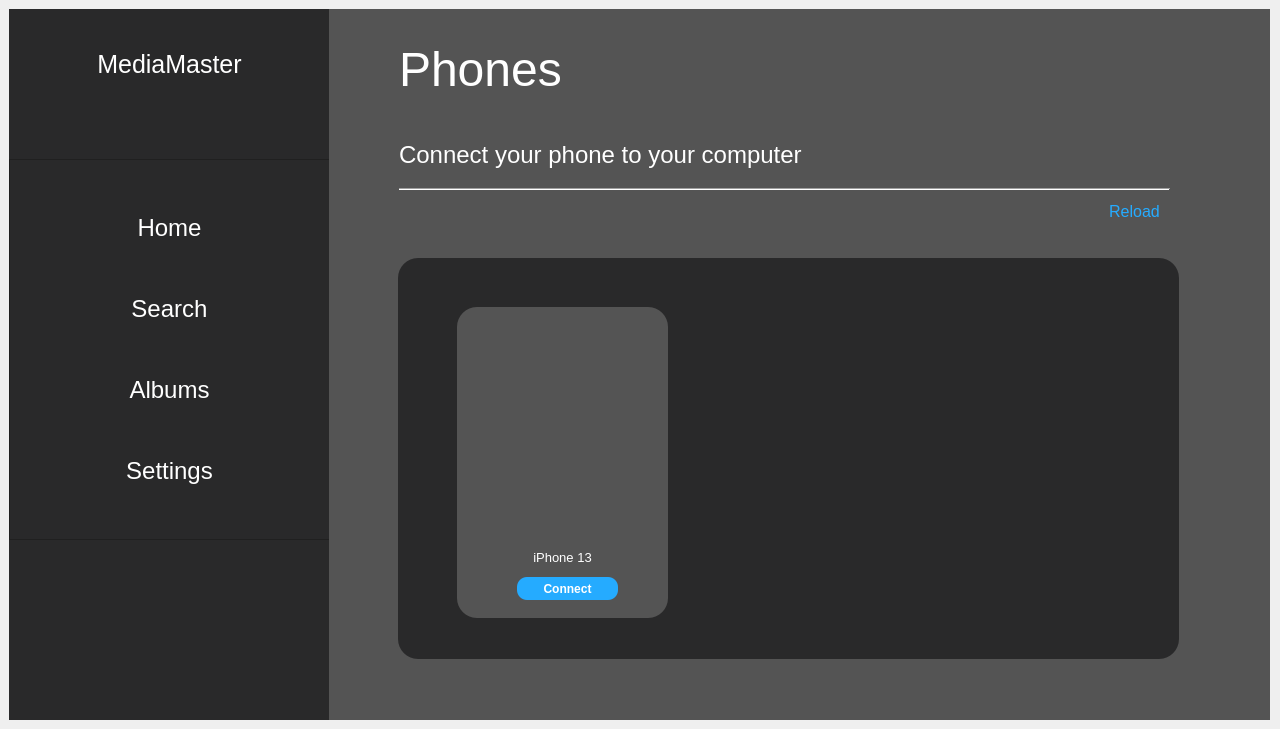
<?xml version="1.0" encoding="UTF-8"?>
<ui version="4.0">
 <class>MainWindow</class>
 <widget class="QMainWindow" name="MainWindow">
  <property name="geometry">
   <rect>
    <x>0</x>
    <y>0</y>
    <width>1280</width>
    <height>729</height>
   </rect>
  </property>
  <property name="font">
   <font>
    <family>Parchment</family>
   </font>
  </property>
  <property name="windowTitle">
   <string>MainWindow</string>
  </property>
  <property name="styleSheet">
   <string notr="true">#menu{
	background: #29292a;

}

#main{
	background: #545454;
}

#frame{
	background: #29292a;
}

#phone_container{
	background: #29292a;
	border-radius: 20px;
}

#home, #search, #albums, #settings{
	color: #fff;
	border-radius: 10px;
	height: 32px;
	font-size: 24px;
}

#name{
	font-size: 32px;
	text-align: center;
	color: #fff;
}

#label_1{
	font-size: 48px;
	color: #fff;
}

#label_2{
	font-size: 24px;
	color: #fff;
}

#reload{
	font-size: 16px;
	color: #25abff;
	background: #545454;
	border-radius: 10px;
}

#single_phone{
	background: #545454;
	border-radius: 20px;
}

#phone_label{
	color: #ffffff;
	font-size: 16px;
}

#connect{
	color: #ffffff;
	background: #25abff;
	border-radius: 10px;
}


#phone_icon{
	background: #545454;
	border-radius: 20px;
}</string>
  </property>
  <property name="iconSize">
   <size>
    <width>50</width>
    <height>50</height>
   </size>
  </property>
  <widget class="QWidget" name="centralwidget">
   <layout class="QHBoxLayout" name="horizontalLayout">
    <item>
     <widget class="QWidget" name="mainBody" native="true">
      <widget class="QWidget" name="menu" native="true">
       <property name="geometry">
        <rect>
         <x>-10</x>
         <y>-20</y>
         <width>331</width>
         <height>731</height>
        </rect>
       </property>
       <widget class="QFrame" name="frame">
        <property name="geometry">
         <rect>
          <x>10</x>
          <y>170</y>
          <width>321</width>
          <height>381</height>
         </rect>
        </property>
        <property name="font">
         <font>
          <stylestrategy>NoAntialias</stylestrategy>
         </font>
        </property>
        <property name="styleSheet">
         <string notr="true"/>
        </property>
        <property name="frameShape">
         <enum>QFrame::StyledPanel</enum>
        </property>
        <property name="frameShadow">
         <enum>QFrame::Raised</enum>
        </property>
        <layout class="QVBoxLayout" name="verticalLayout_3">
         <item>
          <widget class="QPushButton" name="home">
           <property name="palette">
            <palette>
             <active>
              <colorrole role="WindowText">
               <brush brushstyle="SolidPattern">
                <color alpha="255">
                 <red>255</red>
                 <green>255</green>
                 <blue>255</blue>
                </color>
               </brush>
              </colorrole>
              <colorrole role="Text">
               <brush brushstyle="SolidPattern">
                <color alpha="255">
                 <red>255</red>
                 <green>255</green>
                 <blue>255</blue>
                </color>
               </brush>
              </colorrole>
              <colorrole role="ButtonText">
               <brush brushstyle="SolidPattern">
                <color alpha="255">
                 <red>255</red>
                 <green>255</green>
                 <blue>255</blue>
                </color>
               </brush>
              </colorrole>
             </active>
             <inactive>
              <colorrole role="WindowText">
               <brush brushstyle="SolidPattern">
                <color alpha="255">
                 <red>255</red>
                 <green>255</green>
                 <blue>255</blue>
                </color>
               </brush>
              </colorrole>
              <colorrole role="Text">
               <brush brushstyle="SolidPattern">
                <color alpha="255">
                 <red>255</red>
                 <green>255</green>
                 <blue>255</blue>
                </color>
               </brush>
              </colorrole>
              <colorrole role="ButtonText">
               <brush brushstyle="SolidPattern">
                <color alpha="255">
                 <red>255</red>
                 <green>255</green>
                 <blue>255</blue>
                </color>
               </brush>
              </colorrole>
             </inactive>
             <disabled>
              <colorrole role="WindowText">
               <brush brushstyle="SolidPattern">
                <color alpha="255">
                 <red>255</red>
                 <green>255</green>
                 <blue>255</blue>
                </color>
               </brush>
              </colorrole>
              <colorrole role="Text">
               <brush brushstyle="SolidPattern">
                <color alpha="255">
                 <red>255</red>
                 <green>255</green>
                 <blue>255</blue>
                </color>
               </brush>
              </colorrole>
              <colorrole role="ButtonText">
               <brush brushstyle="SolidPattern">
                <color alpha="255">
                 <red>255</red>
                 <green>255</green>
                 <blue>255</blue>
                </color>
               </brush>
              </colorrole>
             </disabled>
            </palette>
           </property>
           <property name="text">
            <string>Home</string>
           </property>
           <property name="icon">
            <iconset resource="resources.qrc">
             <normaloff>:/icons/folder.svg</normaloff>:/icons/folder.svg</iconset>
           </property>
           <property name="iconSize">
            <size>
             <width>24</width>
             <height>24</height>
            </size>
           </property>
          </widget>
         </item>
         <item>
          <widget class="QPushButton" name="search">
           <property name="text">
            <string>Search</string>
           </property>
           <property name="icon">
            <iconset resource="resources.qrc">
             <normaloff>:/icons/search.svg</normaloff>:/icons/search.svg</iconset>
           </property>
           <property name="iconSize">
            <size>
             <width>24</width>
             <height>24</height>
            </size>
           </property>
          </widget>
         </item>
         <item>
          <widget class="QPushButton" name="albums">
           <property name="text">
            <string>Albums</string>
           </property>
           <property name="icon">
            <iconset resource="resources.qrc">
             <normaloff>:/icons/albums.svg</normaloff>:/icons/albums.svg</iconset>
           </property>
           <property name="iconSize">
            <size>
             <width>24</width>
             <height>24</height>
            </size>
           </property>
          </widget>
         </item>
         <item>
          <widget class="QPushButton" name="settings">
           <property name="text">
            <string>Settings</string>
           </property>
           <property name="icon">
            <iconset resource="resources.qrc">
             <normaloff>:/icons/settings.svg</normaloff>:/icons/settings.svg</iconset>
           </property>
           <property name="iconSize">
            <size>
             <width>24</width>
             <height>24</height>
            </size>
           </property>
          </widget>
         </item>
        </layout>
       </widget>
       <widget class="QLabel" name="name">
        <property name="geometry">
         <rect>
          <x>10</x>
          <y>50</y>
          <width>321</width>
          <height>51</height>
         </rect>
        </property>
        <property name="font">
         <font>
          <pointsize>-1</pointsize>
         </font>
        </property>
        <property name="text">
         <string>&lt;html&gt;&lt;head/&gt;&lt;body&gt;&lt;p align=&quot;center&quot;&gt;&lt;span style=&quot; font-size:19pt; font-family:'Montserrat&quot;&gt;MediaMaster&lt;/span&gt;&lt;/p&gt;&lt;/body&gt;&lt;/html&gt;</string>
        </property>
       </widget>
      </widget>
      <widget class="QWidget" name="main" native="true">
       <property name="geometry">
        <rect>
         <x>320</x>
         <y>0</y>
         <width>941</width>
         <height>721</height>
        </rect>
       </property>
       <widget class="QLabel" name="label_1">
        <property name="geometry">
         <rect>
          <x>70</x>
          <y>40</y>
          <width>161</width>
          <height>41</height>
         </rect>
        </property>
        <property name="text">
         <string>Phones</string>
        </property>
       </widget>
       <widget class="QLabel" name="label_2">
        <property name="geometry">
         <rect>
          <x>70</x>
          <y>130</y>
          <width>411</width>
          <height>31</height>
         </rect>
        </property>
        <property name="text">
         <string>Connect your phone to your computer</string>
        </property>
       </widget>
       <widget class="Line" name="line">
        <property name="geometry">
         <rect>
          <x>70</x>
          <y>170</y>
          <width>771</width>
          <height>20</height>
         </rect>
        </property>
        <property name="orientation">
         <enum>Qt::Horizontal</enum>
        </property>
       </widget>
       <widget class="QFrame" name="phone_container">
        <property name="geometry">
         <rect>
          <x>69</x>
          <y>249</y>
          <width>781</width>
          <height>401</height>
         </rect>
        </property>
        <widget class="QWidget" name="single_phone" native="true">
         <property name="geometry">
          <rect>
           <x>59</x>
           <y>49</y>
           <width>211</width>
           <height>311</height>
          </rect>
         </property>
         <widget class="QLabel" name="phone_label">
          <property name="geometry">
           <rect>
            <x>0</x>
            <y>240</y>
            <width>211</width>
            <height>21</height>
           </rect>
          </property>
          <property name="text">
           <string>&lt;html&gt;&lt;head/&gt;&lt;body&gt;&lt;p align=&quot;center&quot;&gt;&lt;span style=&quot; font-size:10pt;&quot;&gt;iPhone 13&lt;/span&gt;&lt;/p&gt;&lt;/body&gt;&lt;/html&gt;</string>
          </property>
         </widget>
         <widget class="QPushButton" name="connect">
          <property name="geometry">
           <rect>
            <x>60</x>
            <y>270</y>
            <width>101</width>
            <height>23</height>
           </rect>
          </property>
          <property name="font">
           <font>
            <weight>75</weight>
            <bold>true</bold>
           </font>
          </property>
          <property name="text">
           <string>Connect</string>
          </property>
         </widget>
         <widget class="QPushButton" name="phone_icon">
          <property name="enabled">
           <bool>false</bool>
          </property>
          <property name="geometry">
           <rect>
            <x>0</x>
            <y>30</y>
            <width>211</width>
            <height>191</height>
           </rect>
          </property>
          <property name="text">
           <string/>
          </property>
          <property name="icon">
           <iconset resource="resources.qrc">
            <normaloff>:/icons/phone.svg</normaloff>:/icons/phone.svg</iconset>
          </property>
          <property name="iconSize">
           <size>
            <width>200</width>
            <height>200</height>
           </size>
          </property>
         </widget>
        </widget>
       </widget>
       <widget class="QPushButton" name="reload">
        <property name="geometry">
         <rect>
          <x>770</x>
          <y>190</y>
          <width>71</width>
          <height>25</height>
         </rect>
        </property>
        <property name="font">
         <font>
          <pointsize>-1</pointsize>
         </font>
        </property>
        <property name="text">
         <string>Reload</string>
        </property>
       </widget>
      </widget>
     </widget>
    </item>
   </layout>
  </widget>
 </widget>
 <resources>
  <include location="resources.qrc"/>
 </resources>
 <connections/>
</ui>
